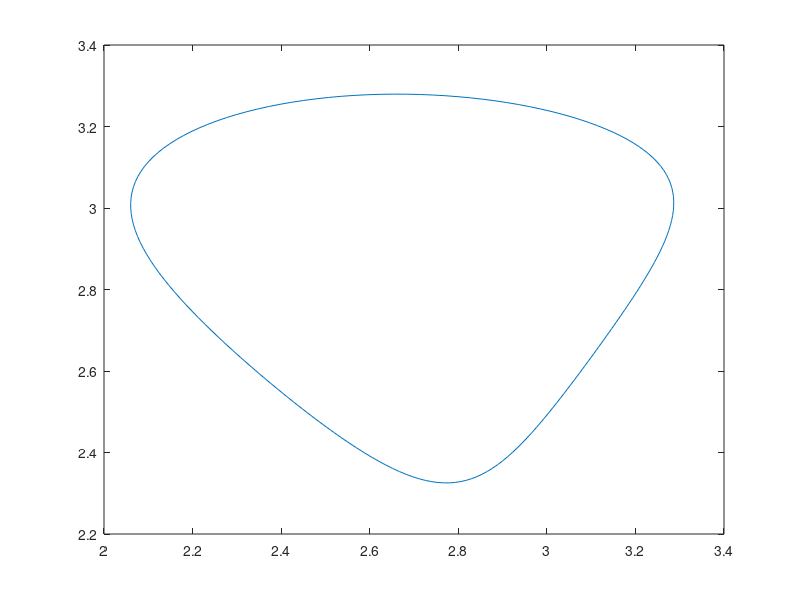
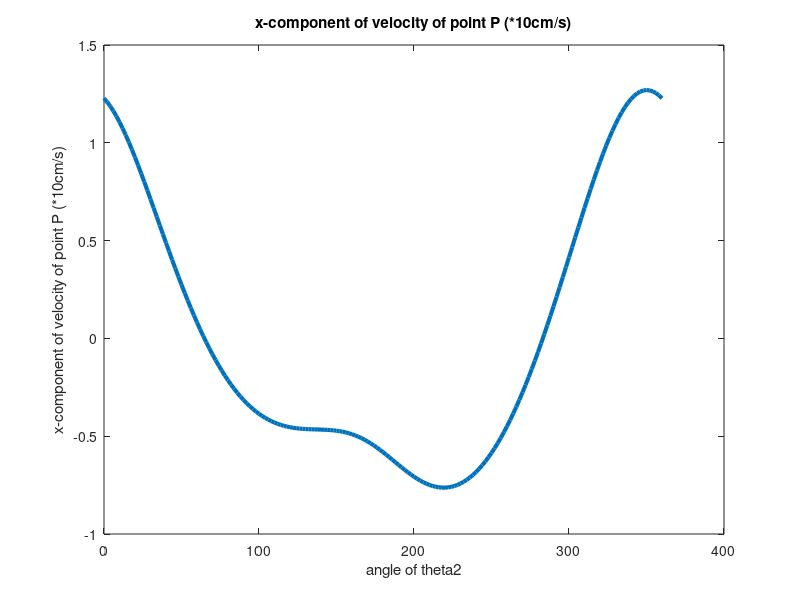
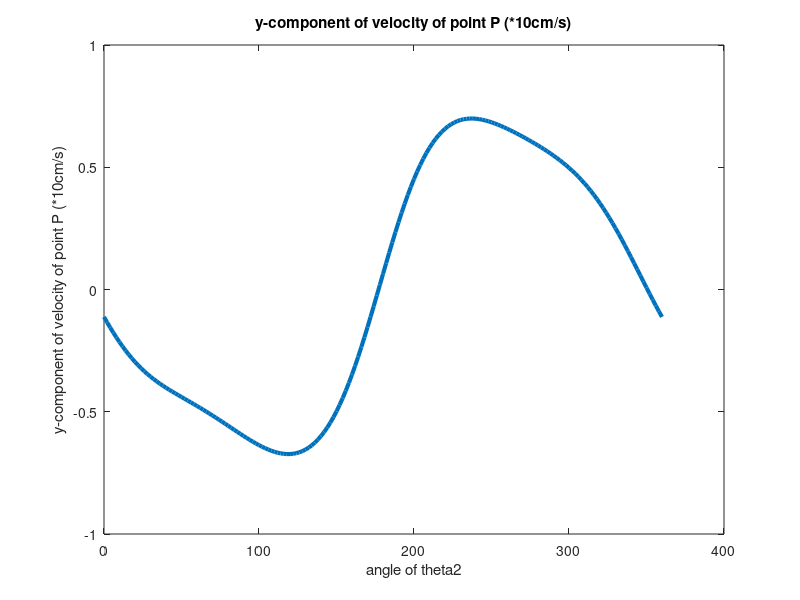

These charts were generated, in order, by the following MATLAB code:
clear all
close all

L0=2.5;
L1=0.5;
L2=2;
L3=1.2; 
L_PA=4;
alpha=20;


w2=1.5;
theta2=0:2:360;

for i=1:length(theta2)
    
    AC(i)=sqrt(L0^2+L1^2-2*L0*L1*cosd(theta2(i)));
    beta(i)=acosd((L0^2+AC(i)^2-L1^2)/(2*L0*AC(i)));
    psi(i)=acosd((L2^2+AC(i)^2-L3^2)/(2*L2*AC(i)));
    lamda(i)=acosd((L3^2+AC(i)^2-L2^2)/(2*L3*AC(i)));
    
    theta3(i)=psi(i)-beta(i);
    theta4(i)=180-lamda(i)-beta(i);
    
    if theta2(i)>180
        theta3(i)=psi(i)+beta(i);
        theta4(i)=180-lamda(i)+beta(i);
    end
    
    Ox(i)=0;
    Oy(i)=0;
    
    Ax(i)=Ox(i)+L1*cosd(theta2(i));
    Ay(i)=Oy(i)+L1*sind(theta2(i));
    
    Bx(i)=Ox(i)+Ax(i)+L2*cosd(theta3(i));
    By(i)=Ox(i)+Ay(i)+L2*sind(theta3(i));
    
    Cx(i)=L0;
    Cy(i)=0;
    
    Px(i)=Ax(i)+L_PA*cosd(alpha+theta3(i));
    Py(i)=Ay(i)+L_PA*sind(alpha+theta3(i));
    
    r=[L2*cosd(theta3(i)),-L3*cosd(theta4(i));L2*sind(theta3(i)),-L3*sind(theta4(i))];
    
    v=[-L1*w2*cosd(theta2(i));-L1*w2*sind(theta2(i))];
    
    w(i,:)=inv(r)*v;
    cm2(i)=w(i,1);
    cm4(i)=w(i,2);
    
    theta5(i)=alpha+theta3(i);
    
    V_Px(i)=-L1*sind(theta2(i))*w2-L_PA*sind(theta5(i))*cm2(i);
    V_Py(i)=L1*cosd(theta2(i))*w2+L_PA*cosd(theta5(i))*cm2(i);
    
    plot([Ox(i) Ax(i)],[Oy(i) Ay(i)],[Ax(i) Bx(i)],[Ay(i) By(i)], ...
         [Bx(i) Cx(i)],[By(i) Cy(i)],'LineWidth',3)
    hold on
    plot([Ax(i) Px(i)],[Ay(i) Py(i)],[Bx(i) Px(i)],[By(i) Py(i)],'LineWidth',3)
    
     grid on;
     axis equal;
     axis ([-5 15 -5 10]);
     drawnow;
     hold off;
     
     plot(Px,Py)
end

figure(2)
plot(theta2,V_Px,'LineWidth',3)
title('x-component of velocity of point P (*10cm/s)')
xlabel('angle of theta2')
ylabel('x-component of velocity of point P (*10cm/s)')


figure(3)
plot(theta2,V_Py,'LineWidth',3)
title('y-component of velocity of point P (*10cm/s)')
ylabel('y-component of velocity of point P (*10cm/s)')
xlabel('angle of theta2')